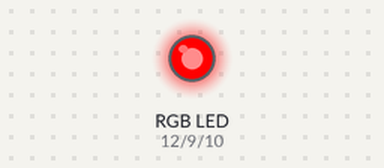
Bench run of a sketch on a simulated Arduino Uno, built with avr-gcc and run on an emulated ATmega328P. Parts: an RGB LED mixed from three pins (HIGH = lit).

Above: at 0.05 s.
At 1.95 s:
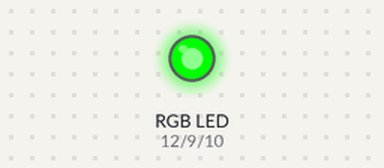
At 2.95 s:
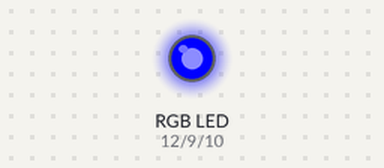
At 3.95 s:
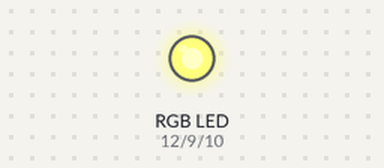
At 5.95 s:
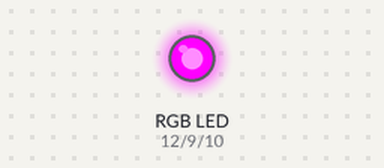
At 7.95 s:
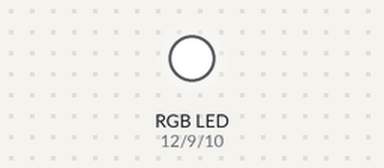
Timing chart, 0 to 10.4 s (numbered marks = the images above):
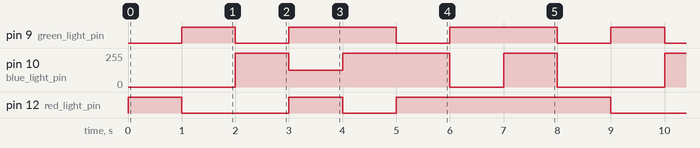

The sketch:

Ex6_LED_RGB_complexo.ino
```cpp
//definir os PINS corretos para cada OUTPUT!
int red_light_pin= 12;
int blue_light_pin = 10;
int green_light_pin = 9;

void setup() {
  // defino todos os pins como OUTPUT
  pinMode(red_light_pin, OUTPUT);
  pinMode(green_light_pin, OUTPUT);
  pinMode(blue_light_pin, OUTPUT);
}
void loop() {
  RGB_color(255, 0, 0); // Red
  delay(1000); // espera 1 segundo
  RGB_color(0, 255, 0); // Green
  delay(1000); // espera 1 segundo
  RGB_color(0, 0, 255); // Blue
  delay(1000); // espera 1 segundo
  RGB_color(255, 255, 125); // Raspberry? Isto é uma cor?
  delay(1000); // espera 1 segundo
  RGB_color(0, 255, 255); // Cyan
  delay(1000); // espera 1 segundo
  RGB_color(255, 0, 255); // Magenta
  delay(1000); // espera 1 segundo
  RGB_color(255, 255, 0); // Yellow
  delay(1000); // espera 1 segundo
  RGB_color(255, 255, 255); // White
  delay(1000); // espera 1 segundo
}

// criei uma função em que passo o valor que quero em cada tipo de cor
void RGB_color(int red_light_value, int green_light_value, int blue_light_value)
 {
  //e escrevo esse valor no respetivo PIN da LED
  analogWrite(red_light_pin, red_light_value);
  analogWrite(green_light_pin, green_light_value);
  analogWrite(blue_light_pin, blue_light_value);
}
```

Measured:
- by itself, pin 9 (green_light_pin): repeats every 8.0 s: 2 × (LOW 1.0 s, HIGH 2.0 s), LOW 1.0 s, HIGH 1.0 s
- by itself, pin 10 (blue_light_pin): repeats every 8.0 s: 125/255 1.0 s, 255/255 2.0 s, 0/255 1.0 s, 255/255 1.0 s, 0/255 2.0 s, 255/255 1.0 s
- by itself, pin 12 (red_light_pin): repeats every 8.0 s: LOW 2.0 s, HIGH 1.0 s, LOW 1.0 s, HIGH 4.0 s
